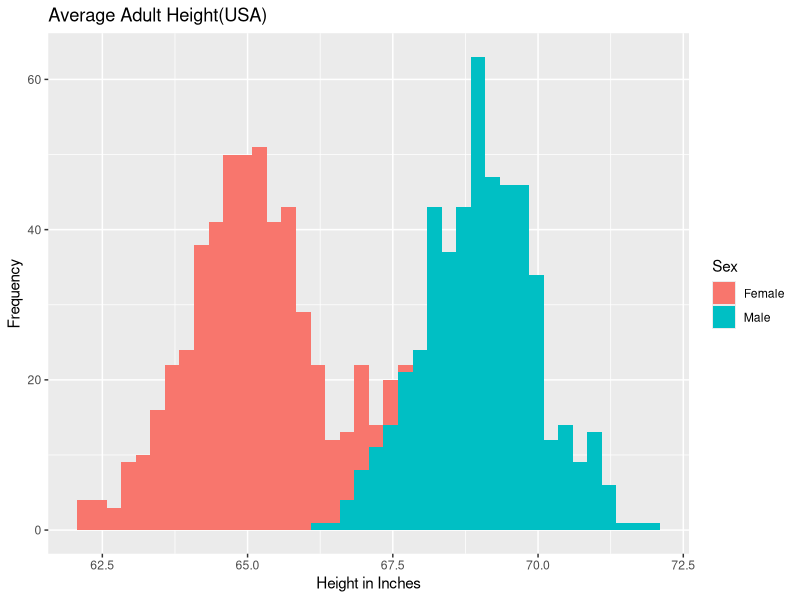
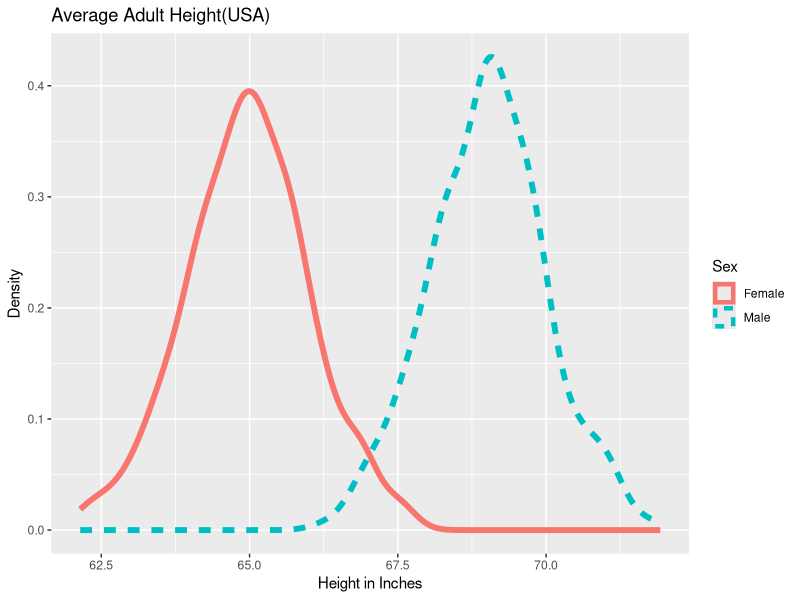

These charts were generated, in order, by the following R code:
## This exercise demonstrates the creation of a histogram using qplot()

# create the raw data
Sex <- rep(c("Female", "Male"), each = 500)
height <- c(rnorm(500,65), rnorm(500,69))

# combine them into a data frame
frame <- data.frame(Sex, height)

# output first and last free rows
head(frame, n = 3)
tail(frame, n = 3)

# bring in ggplot2
library(ggplot2)

# use qplot() to plot a histogram in 40 bins, colored by gender
qplot(height, data = frame, geom = "histogram", fill = Sex, bins = 40,
      ylab = "Frequency", xlab = "Height in Inches",
      main = "Average Adult Height(USA)")

# Edit the code to produce a density plot
qplot(height, data = frame, geom = "density", color = Sex,
      bins = 40, size = I(2), linetype = Sex,
      ylab = "Density", xlab = "Height in Inches",
      main = "Average Adult Height(USA)")
